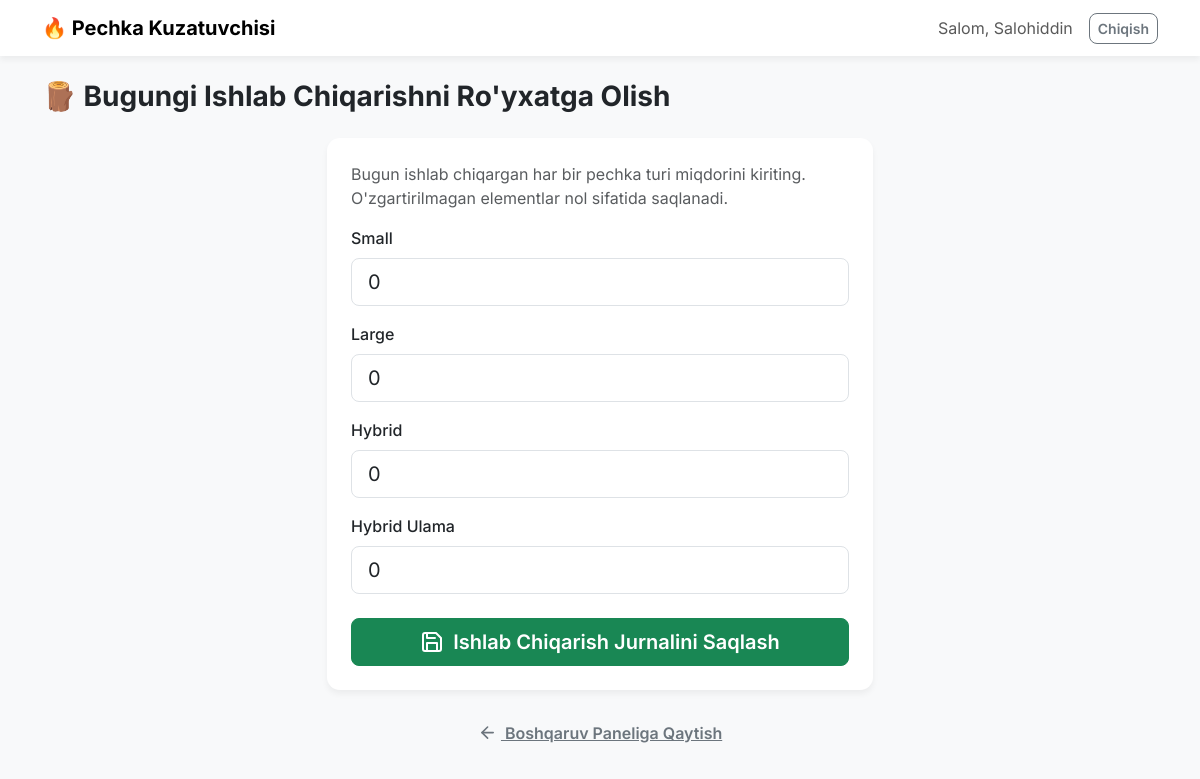
Page /worker/add/ (signed in) on the committed database.
### sales/models.py (models this page shows, shortened)
class Product(models.Model):
    name = models.CharField(max_length=100, unique=True)
    base_cost = models.IntegerField(validators=[MinValueValidator(0)])
    master_fee = models.IntegerField(validators=[MinValueValidator(0)])

### sales/views.py (the view, shortened to what this page needs)
# urls.py: path('worker/add/', views.add_production, name='add_production'),
@login_required
def add_production(request):
    try:
        worker = Worker.objects.get(user=request.user)
    except Worker.DoesNotExist:
        messages.error(request, "Siz ishchi sifatida ro'yxatdan o'tmagansiz.")
        return redirect('home')
    products = Product.objects.all()
    return render(request, 'add_production.html', {'products': products})

### sales/templates/add_production.html (shortened to what this page needs)
{% extends "base.html" %}
{% block header %}🪵 Bugungi Ishlab Chiqarishni Ro'yxatga Olish{% endblock %}
{% block content %}
<div class="row justify-content-center">
    <div class="col-md-8 col-lg-6">
        <div class="card">
            <div class="card-body p-4">
                <form method="post">
                    <p class="text-muted">Bugun ishlab chiqargan har bir pechka turi miqdorini kiriting. O'zgartirilmagan elementlar nol sifatida saqlanadi.</p>
                    {% for product in products %}
                    <div class="mb-3">
                        <label for="quantity_{{ product.id }}" class="form-label fw-medium">{{ product.name }}</label>
                        <input type="number"
                               name="quantity_{{ product.id }}"
                               id="quantity_{{ product.id }}"
                               class="form-control form-control-lg"
                               min="0"
                               placeholder="0"
                               value="0">
                    </div>
                    {% endfor %}
                    <div class="d-grid mt-4">
                        <button type="submit" class="btn btn-success btn-lg">
                           <i data-feather="save" class="icon"></i> Ishlab Chiqarish Jurnalini Saqlash
                        </button>
                    </div>
                </form>
            </div>
        </div>
        <div class="text-center mt-4">
            <a href="{% url 'worker_dashboard' %}" class="btn btn-link text-secondary">
                <i data-feather="arrow-left" class="icon"></i> Boshqaruv Paneliga Qaytish
            </a>
        </div>
    </div>
</div>
{% endblock %}

### templates/base.html (shortened to what this page needs)
<!DOCTYPE html>
<html lang="uz">
<head>
    <link href="https://cdn.jsdelivr.net/npm/bootstrap@5.3.3/dist/css/bootstrap.min.css" rel="stylesheet">
</head>
<body>
    <nav class="navbar navbar-expand-lg navbar-light bg-white mb-4">
        <div class="container">
            <a class="navbar-brand fw-bold" href="{% url 'home' %}">🔥 Pechka Kuzatuvchisi</a>
            {% if user.is_authenticated %}
            <div class="d-flex align-items-center">
                <span class="navbar-text me-3">
                    Salom, {{ user.username }}
                </span>
                <form method="post" action="{% url 'logout' %}" class="d-inline">
                    <button type="submit" class="btn btn-sm btn-outline-secondary">Chiqish</button>
                </form>
            </div>
            {% endif %}
        </div>
    </nav>
    <div class="container pb-5">
        <header class="mb-4">
            <h1 class="h3 fw-bold">{% block header %}{% endblock %}</h1>
        </header>
        {% block content %}{% endblock %}
    </div>
</body>
</html>

### templates/base.html (style rules this page uses)
:root { --bs-body-font-family: 'Inter', sans-serif; --bs-primary: #0d6efd; --bs-success: #198754; --bs-light: #f8f9fa; --bs-dark: #212529; --card-shadow: 0 4px 6px rgba(0, 0, 0, 0.05); --card-border-radius: 0.8rem; }
body { background-color: var(--bs-light); }
.navbar { box-shadow: var(--card-shadow); }
.card { border-radius: var(--card-border-radius); box-shadow: var(--card-shadow); border: none; }
.btn { border-radius: 0.5rem; font-weight: 600; }
.icon { width: 1.2em; height: 1.2em; vertical-align: text-bottom; margin-right: 0.25rem; }

### rows in the picture
Product: name "Small"
Product: name "Large"
Product: name "Hybrid"
Product: name "Hybrid Ulama"

### other values in the picture
{{ user.username }} "Salohiddin"
